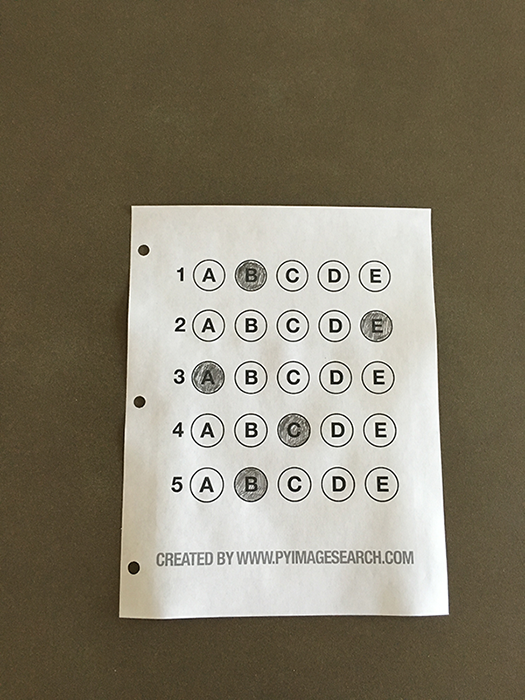
#> input picture Project 13 - Answer Card/images/test_01.png, 525 x 700 px
$ python main.py
#> lines starting #> are read from the running program, lines starting #| are printed output that depends on the picture; after the words box and inside, x2 and y2 are one past the last pixel; in counts of white or black regions, pixels touching at a corner belong together
import cv2
import numpy as np
import math

ANSWER_KEY = {0: 1, 1: 4, 2: 0, 3: 3, 4: 1}


def cv_show(img_name, img):
    cv2.imshow(img_name, img)
    cv2.waitKey(0)
    cv2.destroyAllWindows()


def order_points(vertex):
    rect = np.zeros((4, 2), dtype='float32')
    s = vertex.sum(axis=1)
    rect[0] = vertex[np.argmin(s)]
    rect[2] = vertex[np.argmax(s)]
    d = np.diff(vertex, axis=1)
    rect[1] = vertex[np.argmin(d)]
    rect[3] = vertex[np.argmax(d)]
    return rect


def four_point_transform(img, vertex):

    rect = order_points(vertex)
    tl, tr, br, bl = rect
    tw = math.hypot(tr[0] - tl[0], tr[1] - tl[1])
    bw = math.hypot(br[0] - bl[0], br[1] - bl[1])
    w = max(int(tw), int(bw))
    lh = math.hypot(bl[0] - tl[0], bl[1] - tl[1])
    rh = math.hypot(br[0] - tr[0], br[1] - tr[1])
    h = max(int(lh), int(rh))
    dst = np.array([
        [0, 0],
        [w - 1, 0],
        [w - 1, h - 1],
        [0, h - 1]], dtype='float32')
    M = cv2.getPerspectiveTransform(rect, dst)
    warped = cv2.warpPerspective(img, M, (w, h))
    return warped


def sort_contours(cnt, method='left-to-right'):
    reverse = False
    i = 0
    if method == 'right-to-left' or method == 'bottom-to-top':
        reverse = True
    if method == 'top-to-bottom' or method == 'bottom-to-top':
        i = 1
    boundingBoxes = [cv2.boundingRect(c) for c in cnt]
    cnt, boundingBoxes = zip(*sorted(zip(cnt, boundingBoxes), key=lambda b: b[1][i], reverse=reverse))
    return cnt, boundingBoxes


card = cv2.imread('./images/test_01.png')
#> card is the input picture: shape (700, 525, 3); mean B, G, R 104.7, 123.2, 130.7
cv_show('card', card)

card_cnt = card.copy()
card_gray = cv2.cvtColor(card, cv2.COLOR_BGR2GRAY)
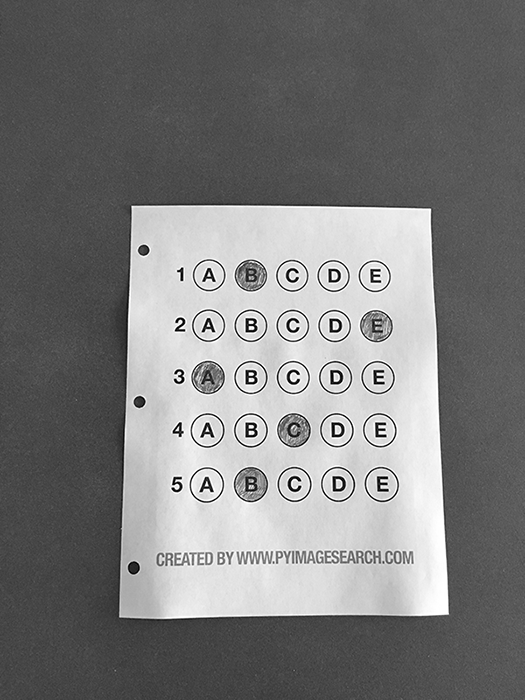
#> card_gray: shape (700, 525); min 0, max 255, mean 123.4
card_blurred = cv2.GaussianBlur(card_gray, (5, 5), 0)
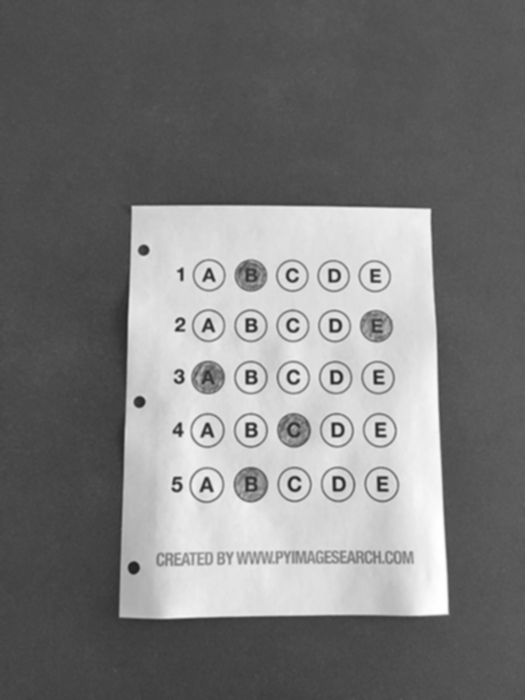
#> card_blurred: shape (700, 525); min 34, max 255, mean 123.4
cv_show('blurred', card_blurred)

card_edge = cv2.Canny(card_blurred, 75, 200)
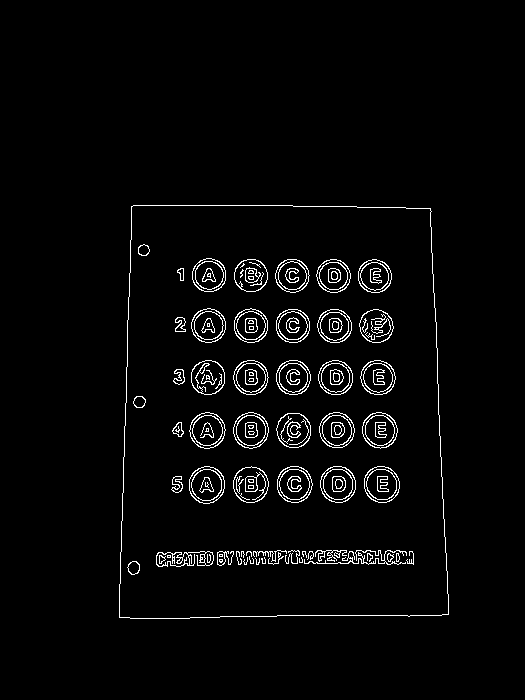
#> card_edge: shape (700, 525); 2.9% white in thin lines or dots, all inside (x1, y1, x2, y2) = (119, 205, 449, 619)
cv_show('edged', card_edge)

contours = cv2.findContours(card_edge.copy(), cv2.RETR_EXTERNAL, cv2.CHAIN_APPROX_SIMPLE)[0]
#> contours = 1 contour; box (x1, y1, x2, y2) and area: (119, 205, 449, 619) 128732
cv2.drawContours(card_cnt, contours, -1, (0, 0, 255), 3)
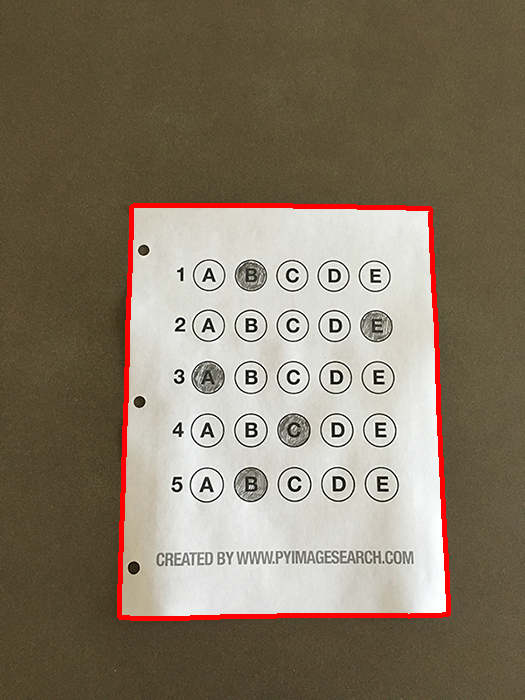
#> card_cnt: shape (700, 525, 3); 1.96% of pixels changed, all inside (x1, y1, x2, y2) = (117, 203, 451, 621)
cv_show('contours', card_cnt)

cnt_vertex = None
if len(contours) > 0:
    contours = sorted(contours, key=cv2.contourArea, reverse=True)

    for cnt in contours:
        peri = cv2.arcLength(cnt, True)
        approx = cv2.approxPolyDP(cnt, 0.02 * peri, True)

        if len(approx) == 4:
            cnt_vertex = approx
            break
#> this loop made 1 pass
#> (peri, cnt_vertex) on pass 1: (1462.8, [[131, 206], [119, 617], [448, 614], [430, 208]])

card_warped = four_point_transform(card_gray, cnt_vertex.reshape(4, 2))
#> in order_points, `s = vertex.sum(axis=1)`: s = [337, 736, 1062, 638]
#> in order_points, `d = np.diff(vertex, axis=1)`: d = [75, 498, 166, -222]
#> in four_point_transform, `rect = order_points(vertex)`: rect = [[131, 206], [430, 208], [448, 614], [119, 617]]
#> in four_point_transform, `tl, tr, br, bl = rect`: tl = [131, 206]; tr = [430, 208]; br = [448, 614]; bl = [119, 617]
#> in four_point_transform, `tw = math.hypot(tr[0] - tl[0], tr[1] - tl[1])`: tw = 299
#> in four_point_transform, `bw = math.hypot(br[0] - bl[0], br[1] - bl[1])`: bw = 329
#> in four_point_transform, `lh = math.hypot(bl[0] - tl[0], bl[1] - tl[1])`: lh = 411.2
#> in four_point_transform, `rh = math.hypot(br[0] - tr[0], br[1] - tr[1])`: rh = 406.4
#> in four_point_transform, `h = max(int(lh), int(rh))`: h = 411
#> in four_point_transform, `dst = np.array([ [0, 0], [w - 1, 0], [w - 1, h - 1], [0, h - 1]], dtyp..`: dst = [[0, 0], [328, 0], [328, 410], [0, 410]]
#> in four_point_transform, `M = cv2.getPerspectiveTransform(rect, dst)`: M = [[1.14, 0.0332, -155.6], [-0.00769, 1.15, -235.9], [-4.2e-05, 0.000256, 1]]
card_warped_BGR = four_point_transform(card, cnt_vertex.reshape(4, 2))
#> in four_point_transform (call 2), `warped = cv2.warpPerspective(img, M, (w, h))`:
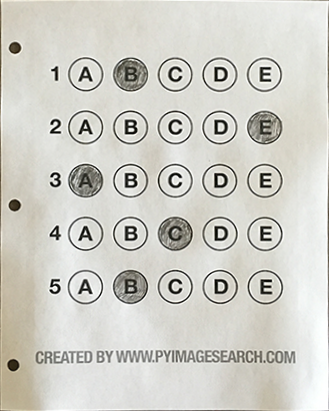
#> warped: shape (411, 329, 3); mean B, G, R 199.6, 206.8, 207.7

cv_show('warped', card_warped)

card_thresh = cv2.threshold(card_warped, 0, 255, cv2.THRESH_BINARY_INV | cv2.THRESH_OTSU)[1]
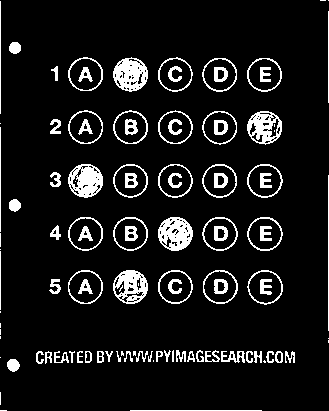
#> card_thresh: shape (411, 329); 9.5% white; 107 white regions (23 under 20 px)
cv_show('thresh', card_thresh)

card_thresh_cnt = card_thresh.copy()
thresh_contours = cv2.findContours(card_thresh.copy(), cv2.RETR_EXTERNAL, cv2.CHAIN_APPROX_SIMPLE)[0]
#> thresh_contours = 82 contours, 32 with area under 20; largest, box (x1, y1, x2, y2) and area: (247, 270, 283, 305) 910, (247, 217, 283, 251) 905, (203, 270, 238, 304) 901, (68, 270, 103, 304) 901, (202, 217, 238, 251) 900
cv2.drawContours(card_thresh_cnt, thresh_contours, -1, (0, 0, 255), 3)
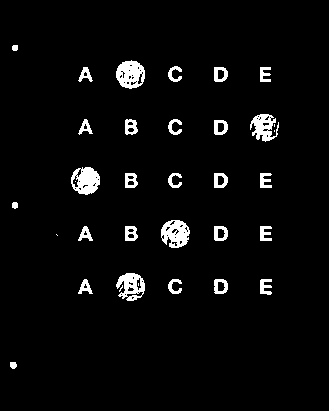
#> card_thresh_cnt: shape (411, 329); 3.9% white; 34 white regions (6 under 20 px), largest, box (x1, y1, x2, y2) and area: (116, 60, 145, 89) 584, (71, 167, 100, 195) 565, (161, 220, 190, 248) 555
cv_show('thresh_contours', card_thresh_cnt)

letter_cnt = []
for c in thresh_contours:
    x, y, w, h = cv2.boundingRect(c)
    ar = w / float(h)
    if w >= 20 and h >= 20 and 0.9 <= ar <= 1.1:
        letter_cnt.append(c)

letter_cnt = sort_contours(letter_cnt, method='top-to-bottom')[0]

correct = 0
for q, i in enumerate(np.arange(0, len(letter_cnt), 5)):
    q_cnt = sort_contours(letter_cnt[i: i + 5])[0]
    bubbled = None
    for j, c in enumerate(q_cnt):
        mask = np.zeros(card_thresh.shape, dtype='uint8')
        cv2.drawContours(mask, [c], -1, 255, -1)
        # cv_show('mask', mask)

        mask = cv2.bitwise_and(card_thresh, card_thresh, mask=mask)
        # cv_show('mask', mask)

        total = cv2.countNonZero(mask)
        if bubbled is None or total > bubbled[0]:
            bubbled = (total, j)

    color = (0, 0, 255)
    k = ANSWER_KEY[q]
    if k == bubbled[1]:
        color = (0, 255, 0)
        correct = correct + 1
    cv2.drawContours(card_warped_BGR, [q_cnt[k]], -1, color, 3)

score = correct / 5.0 * 100
cv2.putText(card_warped_BGR, "{:.2f}".format(score), (10, 30), cv2.FONT_HERSHEY_SIMPLEX, 0.9, (0, 0, 255), 2)
cv2.imshow('Original', card)
cv2.imshow('Exam', card_warped_BGR)
cv2.waitKey(0)
cv2.destroyAllWindows()

$ run again, with Project 13 - Answer Card/images/test_02.png copied over Project 13 - Answer Card/images/test_01.png
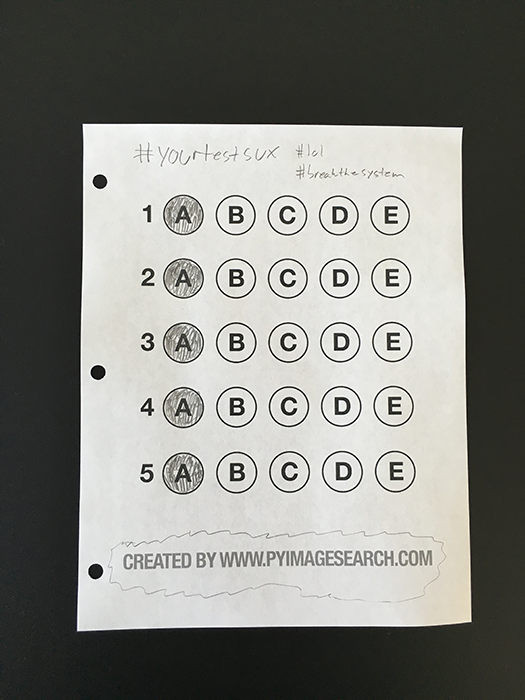
#> input picture Project 13 - Answer Card/images/test_02.png, 525 x 700 px
#> card is the input picture: shape (700, 525, 3); mean B, G, R 126.6, 131.7, 131.1
#> `card_edge = cv2.Canny(card_blurred, 75, 200)`:
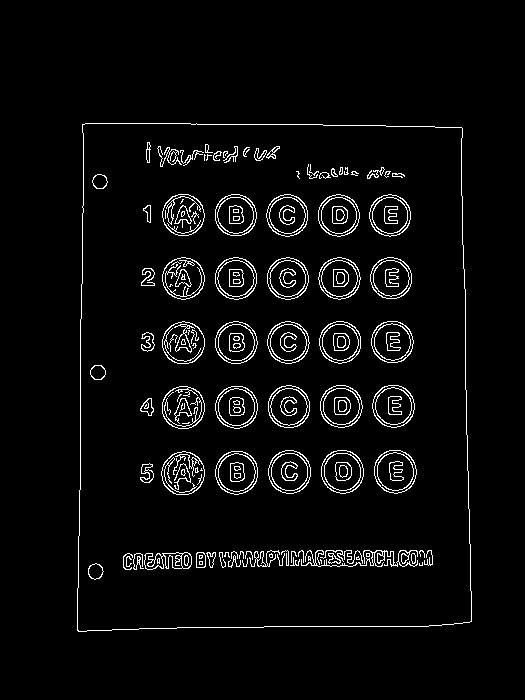
#> card_edge: shape (700, 525); 4.1% white in thin lines or dots, all inside (x1, y1, x2, y2) = (77, 123, 472, 632)
#> contours = 1 contour; box (x1, y1, x2, y2) and area: (77, 123, 472, 632) 193590
#> card_cnt: shape (700, 525, 3); 2.41% of pixels changed, all inside (x1, y1, x2, y2) = (75, 121, 474, 634)
#> the loop `for cnt in contours:` made 1 pass
#> (peri, cnt_vertex) on pass 1: (1789.2, [[82, 124], [77, 630], [471, 621], [462, 128]])
#> s = [206, 707, 1092, 590]
#> d = [42, 553, 150, -334]
#> rect = [[82, 124], [462, 128], [471, 621], [77, 630]]
#> tl = [82, 124]; tr = [462, 128]; br = [471, 621]; bl = [77, 630]
#> tw = 380
#> bw = 394.1
#> w = 394
#> lh = 506
#> rh = 493.1
#> h = 506
#> dst = [[0, 0], [393, 0], [393, 505], [0, 505]]
#> M = [[1.01, 0.01, -84.21], [-0.0109, 1.04, -127.9], [-6.7e-05, 7.37e-05, 1]]
#> warped: shape (506, 394, 3)
#> card_thresh: shape (506, 394); 8.6% white; 178 white regions (100 under 20 px)
#> thresh_contours = 132 contours, 77 with area under 20; largest, box (x1, y1, x2, y2) and area: (297, 334, 339, 376) 1336, (243, 333, 285, 375) 1332, (83, 333, 124, 375) 1316, (136, 333, 178, 375) 1315, (295, 71, 337, 114) 1313
#> `cv2.drawContours(card_thresh_cnt, thresh_contours, -1, (0, 0, 255), 3)`:
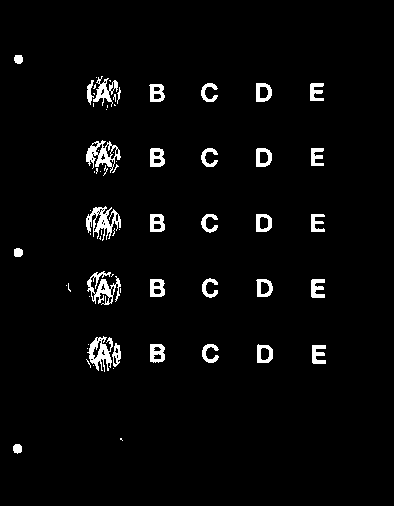
#> card_thresh_cnt: shape (506, 394); 3.3% white; 65 white regions (34 under 20 px), largest, box (x1, y1, x2, y2) and area: (86, 206, 121, 241) 540, (87, 271, 121, 305) 496, (86, 140, 121, 173) 490

$ run again, with Project 13 - Answer Card/images/test_03.png copied over Project 13 - Answer Card/images/test_01.png
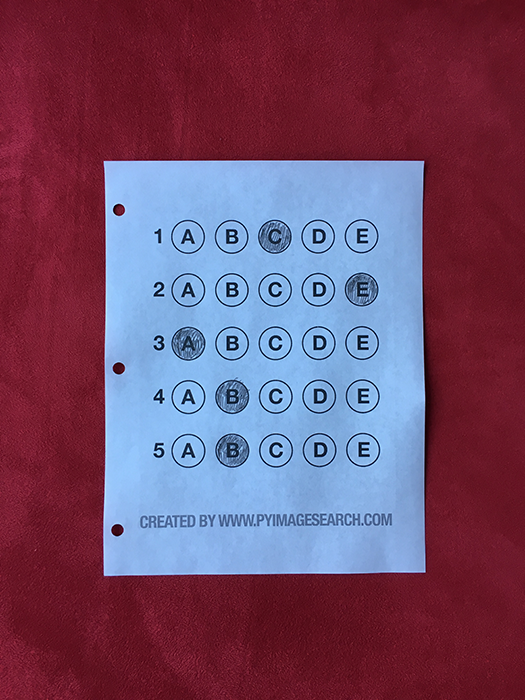
#> input picture Project 13 - Answer Card/images/test_03.png, 525 x 700 px
#> card is the input picture: shape (700, 525, 3); mean B, G, R 104.9, 76.2, 114.9
#> `card_edge = cv2.Canny(card_blurred, 75, 200)`:
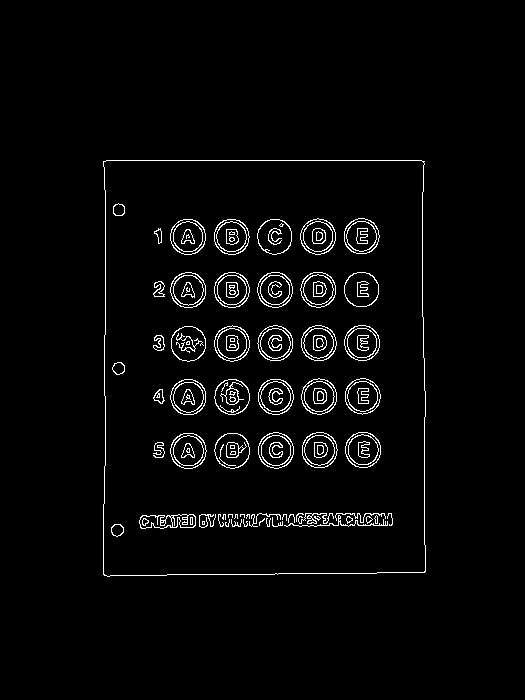
#> card_edge: shape (700, 525); 2.9% white in thin lines or dots, all inside (x1, y1, x2, y2) = (103, 160, 426, 577)
#> contours = 1 contour; box (x1, y1, x2, y2) and area: (103, 160, 426, 577) 131941
#> card_cnt: shape (700, 525, 3); 1.99% of pixels changed, all inside (x1, y1, x2, y2) = (101, 158, 428, 579)
#> the loop `for cnt in contours:` made 1 pass
#> (peri, cnt_vertex) on pass 1: (1476.8, [[103, 161], [103, 574], [424, 572], [424, 161]])
#> s = [264, 677, 996, 585]
#> d = [58, 471, 148, -263]
#> rect = [[103, 161], [424, 161], [424, 572], [103, 574]]
#> tl = [103, 161]; tr = [424, 161]; br = [424, 572]; bl = [103, 574]
#> tw = 321
#> lh = 413
#> rh = 411
#> h = 413
#> dst = [[0, 0], [320, 0], [320, 412], [0, 412]]
#> M = [[0.991, -1.36e-17, -102], [0, 0.996, -160.4], [-1.51e-05, -1.07e-19, 1]]
#> warped: shape (413, 321, 3)
#> card_thresh: shape (413, 321); 9.2% white; 95 white regions (16 under 20 px)
#> thresh_contours = 69 contours, 20 with area under 20; largest, box (x1, y1, x2, y2) and area: (242, 272, 276, 307) 880, (155, 272, 189, 307) 871, (199, 272, 233, 307) 870, (242, 218, 276, 253) 869, (111, 272, 146, 307) 868
#> `cv2.drawContours(card_thresh_cnt, thresh_contours, -1, (0, 0, 255), 3)`:
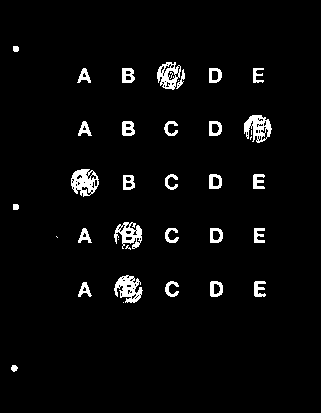
#> card_thresh_cnt: shape (413, 321); 3.5% white; 37 white regions (8 under 20 px), largest, box (x1, y1, x2, y2) and area: (71, 169, 99, 197) 478, (114, 275, 143, 303) 459, (244, 115, 272, 143) 444

$ run again, with Project 13 - Answer Card/images/test_04.png copied over Project 13 - Answer Card/images/test_01.png
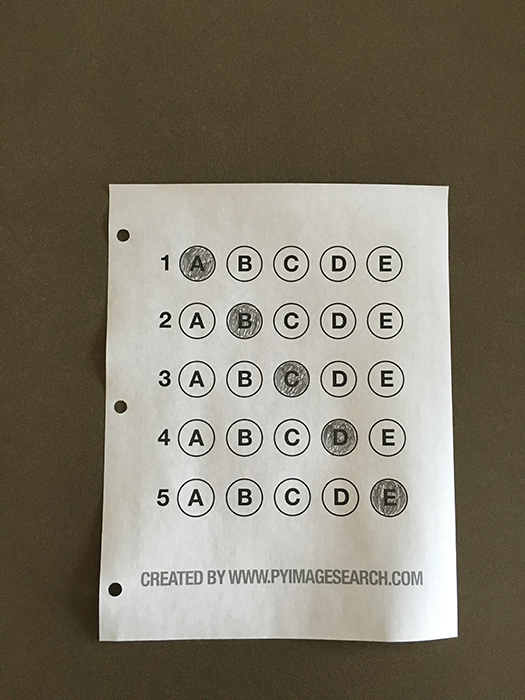
#> input picture Project 13 - Answer Card/images/test_04.png, 525 x 700 px
#> card is the input picture: shape (700, 525, 3); mean B, G, R 105.3, 120.7, 126.9
#> card_edge: shape (700, 525); 3.3% white in thin lines or dots, all inside (x1, y1, x2, y2) = (99, 183, 458, 642)
#> contours = 1 contour; box (x1, y1, x2, y2) and area: (99, 183, 458, 642) 158452
#> card_cnt: shape (700, 525, 3); 2.18% of pixels changed, all inside (x1, y1, x2, y2) = (97, 181, 460, 644)
#> the loop `for cnt in contours:` made 1 pass
#> (peri, cnt_vertex) on pass 1: (1619.2, [[109, 184], [99, 640], [457, 636], [448, 186]])
#> s = [293, 739, 1093, 634]
#> d = [75, 541, 179, -262]
#> rect = [[109, 184], [448, 186], [457, 636], [99, 640]]
#> tl = [109, 184]; tr = [448, 186]; br = [457, 636]; bl = [99, 640]
#> tw = 339
#> bw = 358
#> lh = 456.1
#> rh = 450.1
#> h = 456
#> dst = [[0, 0], [357, 0], [357, 455], [0, 455]]
#> M = [[1.06, 0.0232, -119.7], [-0.00633, 1.07, -196.9], [-3.89e-05, 0.000125, 1]]
#> warped: shape (456, 358, 3)
#> card_thresh: shape (456, 358); 9.3% white; 86 white regions (11 under 20 px)
#> thresh_contours = 65 contours, 15 with area under 20; largest, box (x1, y1, x2, y2) and area: (271, 301, 310, 339) 1120, (221, 300, 260, 339) 1114, (270, 241, 309, 280) 1109, (75, 300, 114, 338) 1098, (220, 64, 259, 102) 1094
#> `cv2.drawContours(card_thresh_cnt, thresh_contours, -1, (0, 0, 255), 3)`:
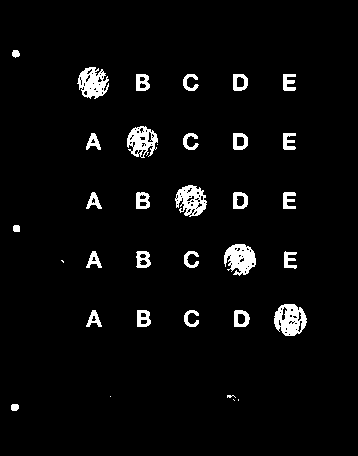
#> card_thresh_cnt: shape (456, 358); 3.9% white; 34 white regions (6 under 20 px), largest, box (x1, y1, x2, y2) and area: (274, 304, 307, 336) 708, (224, 244, 256, 276) 677, (77, 67, 109, 99) 635
